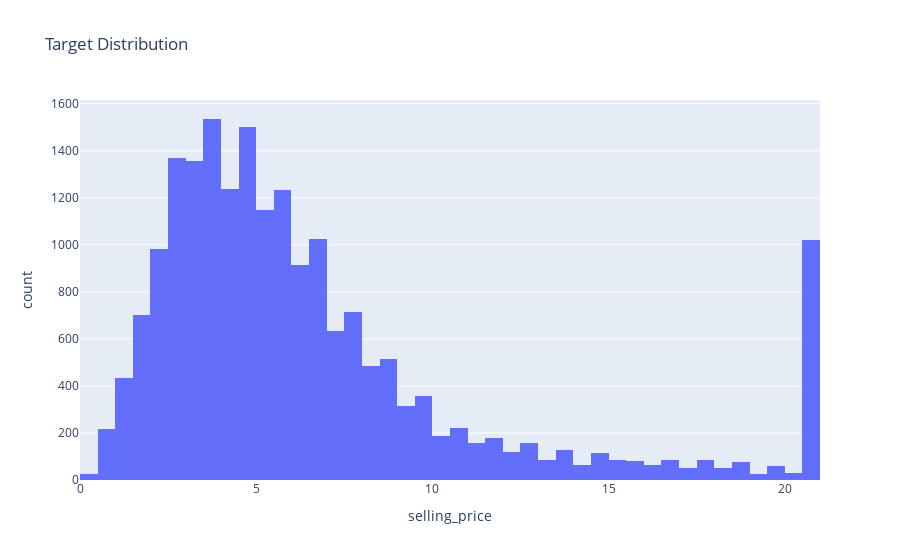

Notebook code cell kept with this figure:
### Code cell
import plotly.express as px

px.histogram(df, x='selling_price', nbins=60, title="Target Distribution").show()

### Figure 1 — Plotly figure (JSON) as saved in the notebook; plotly's stock layout.template omitted (floating-point values rounded to 4 significant figures; data arrays with more than 128 entries replaced by an {"elided": "..."} marker saying what was removed)
{"data": [{"bingroup": "x", "hovertemplate": "selling_price=%{x}<br>count=%{y}<extra></extra>", "legendgroup": "", "marker": {"color": "#636efa", "pattern": {"shape": ""}}, "name": "", "nbinsx": 60, "orientation": "v", "showlegend": false, "type": "histogram", "x": {"elided": "19820 float values"}, "xaxis": "x", "yaxis": "y"}], "layout": {"barmode": "relative", "legend": {"tracegroupgap": 0}, "title": {"text": "Target Distribution"}, "xaxis": {"anchor": "y", "domain": [0, 1], "title": {"text": "selling_price"}}, "yaxis": {"anchor": "x", "domain": [0, 1], "title": {"text": "count"}}}}
